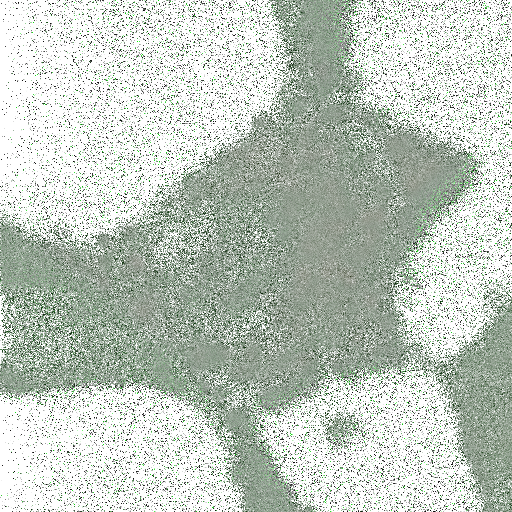
#> input picture data/Image_tiffs_examples/cl2-y3-e-ff.tif, 512 x 512 px, found by its file name
$ jupyter execute --allow-errors Get_ph_from_imagedata.ipynb
#> lines starting #> are read from the running program, lines starting #| are printed output that depends on the picture; after the words box and inside, x2 and y2 are one past the last pixel; in counts of white or black regions, pixels touching at a corner belong together
## Add a package to pathon path

[cell 1]
import sys
import os

# Manually set the parent directory path
notebook_dir = os.getcwd()  # This gets the current working directory of the notebook
parent_dir = os.path.abspath(os.path.join(notebook_dir, '..'))

# Add the parent directory to the system path
sys.path.insert(0, parent_dir)

[cell 2]
import pandas as pd
import numpy as np
import json
import seaborn as sns
import matplotlib.pyplot as plt
from scipy.optimize import curve_fit, minimize
from scipy.interpolate import CubicSpline
from skimage.io import imread
from pathlib import Path
from flim_processing import hh_model

## Open the model and extract parameters for interpolation

[cell 3]
path_to_model_file = 'model_parameters.json'
with open(path_to_model_file, 'r') as json_file:
#> (reads notebooks/model_parameters.json from the repository)
    model_data = json.load(json_file)

# Access the parameters and confidence intervals
pKa_cf = model_data['parameters']['pKa']
tau_HA_cf = model_data['parameters']['tau_HA']
tau_Aminus_cf = model_data['parameters']['tau_Aminus']

# Generate an array of pH values
pH_values = np.linspace(5, 7.5, 1000)
# Calculate the corresponding lifetime values
#> (the rest of this cell did not finish here and is left out)

## Read the image data and intepolate pH from the model

[cell 4]
# Load the image data from CSV
image_data_path = Path (r"G:\SP8_FLIM\0_Workflow_OPTIM\pH\Outputs\master_table.csv")
#> (the rest of this cell did not finish here and is left out)

## Interpolate the lifetime image to pH image map

[cell 5]
# Read the multichannel image
image = imread(r'../data/Samples/cl2-y3-e-ff.tif')
#> image is the input picture: shape (512, 512, 4) uint16; mean R, G, B, A 65.5, 1776.7, 4, 2967.8

# Extract the 0 and 1 channels
channel_0 = image[..., 0]
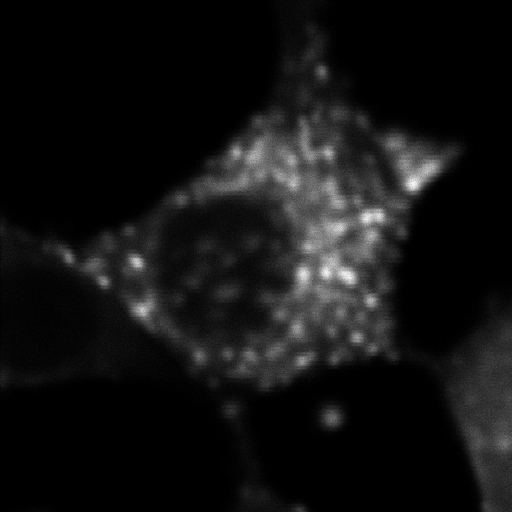
#> channel_0: shape (512, 512) uint16; min 0, max 890, mean 65.5; drawn with min black and max white
channel_1 = image[..., 1]
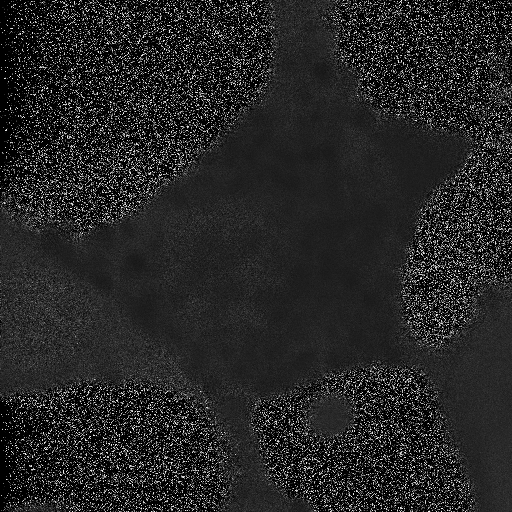
#> channel_1: shape (512, 512) uint16; min 0, max 11735, mean 1776.7; drawn with min black and max white

# Create a threshold mask based on values in channel 0
threshold_value = 50
mask = channel_0 > threshold_value
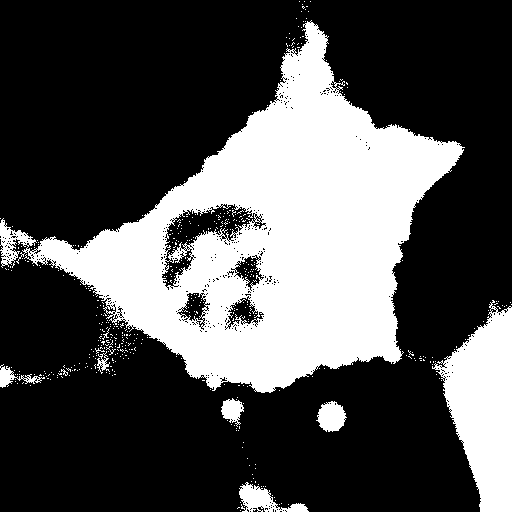
#> mask: shape (512, 512) bool; 31.4% white; 463 white regions (453 under 20 px), largest, box (x1, y1, x2, y2) and area: (0, 20, 465, 393) 68994, (432, 300, 512, 512) 9990, (239, 482, 309, 512) 906

# Apply the mask to channel 1
masked_channel_1 = np.where(mask, channel_1, np.nan)  # Use NaN for values below the threshold for visualization purposes
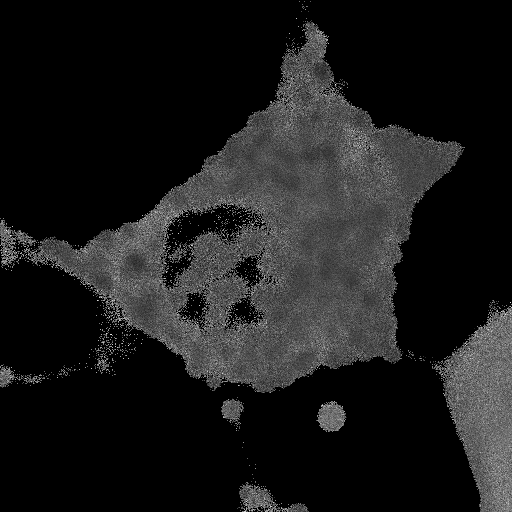
#> masked_channel_1: shape (512, 512) float64; 68.64% of the values are NaN or infinite; the others: min 629, max 3461, mean 1602.8; drawn with min black, max white, NaN and infinite black

# Display the images side-by-side
fig, axs = plt.subplots(1, 2, figsize=(10, 4))

# Display channel 0
axs[0].imshow(channel_0, cmap='gray')
axs[0].set_title('Channel 0')
axs[0].set_xlabel('Intensity')
axs[0].set_xticks([])  # Remove x ticks for better visualization
axs[0].set_yticks([])  # Remove y ticks for better visualization
plt.colorbar(axs[0].imshow(channel_0, cmap='gray'), ax=axs[0])

# Display the masked channel 1
axs[1].imshow(masked_channel_1, cmap='viridis')
axs[1].set_title('CFP lifetimes after intensity Threshold')
axs[1].set_xlabel('Lifetime (ps)')
axs[1].set_xticks([])  # Remove x ticks for better visualization
axs[1].set_yticks([])  # Remove y ticks for better visualization
plt.colorbar(axs[1].imshow(masked_channel_1, cmap='viridis'), ax=axs[1])

plt.tight_layout()
plt.show()
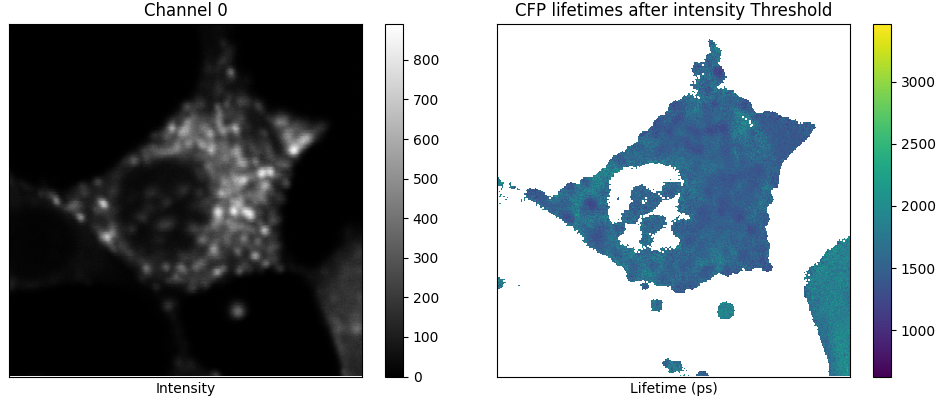
#> figure drawn by matplotlib, 4 panels


#> (the rest of this cell did not finish here and is left out)
